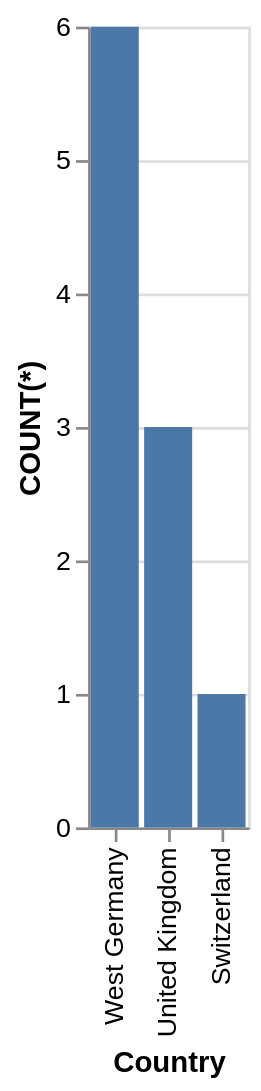

The Vega-Lite source for this figure:
### Vega-Lite specification from a JSON file in a GitHub repository (floating-point values rounded to 4 significant figures)
{"data": {"values": [{"x_data": "West Germany", "y_data": 6}, {"x_data": "United Kingdom", "y_data": 3}, {"x_data": "Switzerland", "y_data": 1}]}, "mark": "bar", "encoding": {"x": {"field": "x_data", "type": "nominal", "title": "Country", "sort": "descending"}, "y": {"field": "y_data", "type": "quantitative", "title": "COUNT(*)"}}}
